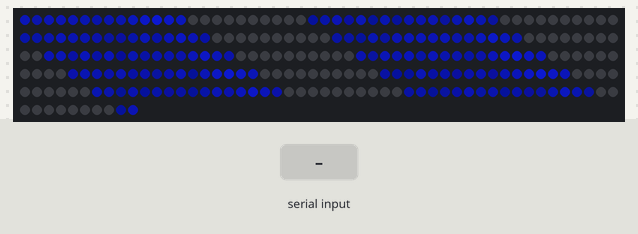
The sketch below on a simulated Arduino Uno, built with avr-gcc and run on an emulated ATmega328P. Shown: 260 RGB LEDs in strip order, left to right, continuing on the next row. The test bench sets the inputs (shaded band). Dim RGB values are drawn brighter than linear; random numbers use the default seed unless the sketch sets one.

Above: at 1.28 s.
1.3 s: "1" received over Serial
At 1.4 s:
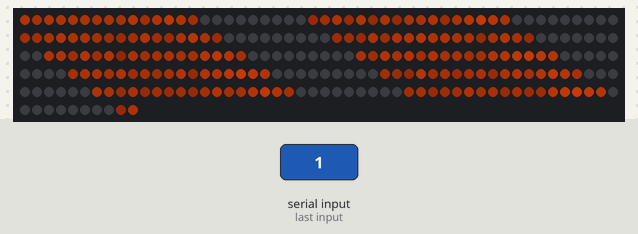
At 2.3 s:
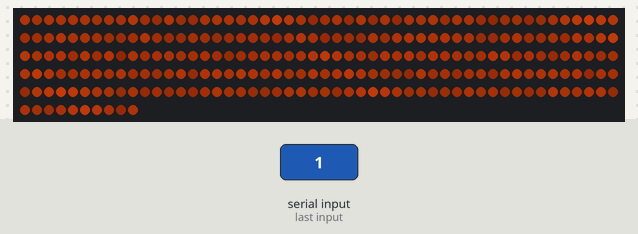
3.1 s: "0" received over Serial
At 3.2 s:
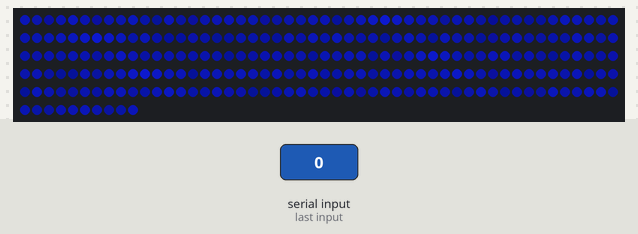

The sketch:

arUcoRiver.ino
```cpp
#include <Adafruit_NeoPixel.h>

// LEDストリップの設定
#define PIN 9
#define NUM_LEDS 260
#define NUM_ANIMATIONS 10
Adafruit_NeoPixel strip = Adafruit_NeoPixel(NUM_LEDS, PIN, NEO_GRB + NEO_KHZ800);

int brightness[NUM_LEDS];       // 各LEDの輝度
int fadeAmount[NUM_LEDS];       // フェードアウト速度
int currentLED[NUM_ANIMATIONS]; // 各アニメーションLEDの位置

bool isRed = false; // 起動時は青色から開始

unsigned long previousMillisAnimation = 0;
const long animationInterval = 100; // アニメーション間隔

void setup()
{
    strip.begin();
    strip.show(); // 初期化：すべて消灯

    // 各LEDの初期状態を設定
    for (int i = 0; i < NUM_LEDS; i++)
    {
        brightness[i] = 0;
        fadeAmount[i] = 0;
    }

    // アニメーション用LEDの位置を均等に分散
    for (int i = 0; i < NUM_ANIMATIONS; i++)
    {
        currentLED[i] = i * (NUM_LEDS / NUM_ANIMATIONS);
    }

    Serial.begin(9600); // Jetsonとの通信を開始

    // **起動時は必ず青色で初期化**
    isRed = false;
    applyColorToAllLEDs(); // 初期設定の色（青）を反映
}

void loop()
{
    // Jetsonから色変更のコマンドを受け取る
    if (Serial.available() > 0)
    {
        char command = Serial.read(); // コマンドを1バイト取得
        if (command == '1')
        {
            isRed = true; // 赤色に変更
        }
        else if (command == '0')
        {
            isRed = false; // 青色に変更
        }
        applyColorToAllLEDs(); // 新しい色を即座に反映
    }

    // アニメーションを一定間隔で更新
    unsigned long currentMillis = millis();
    if (currentMillis - previousMillisAnimation >= animationInterval)
    {
        previousMillisAnimation = currentMillis;
        animateMultipleLEDs(); // アニメーションの実行
    }
}

// LED全体に現在の色を反映する関数
void applyColorToAllLEDs()
{
    for (int i = 0; i < NUM_LEDS; i++)
    {
        if (isRed)
        {
            // 赤色 (#964033 → RGB(150, 64, 51))
            strip.setPixelColor(i, strip.Color(brightness[i] * 100 / 255,
                                               brightness[i] * 30 / 255,
                                               brightness[i] * 5 / 255));
        }
        else
        {
            // 青色 (#B2DFFF → RGB(178, 223, 255))
            strip.setPixelColor(i, strip.Color(brightness[i] * 8 / 255,
                                               brightness[i] * 15 / 255,
                                               brightness[i] * 120 / 255));
        }
    }
    strip.show(); // 更新を反映
}

// 複数のLEDアニメーションを実行する関数
void animateMultipleLEDs()
{
    int colorShade;

    // 各アニメーションLEDを更新
    for (int i = 0; i < NUM_ANIMATIONS; i++)
    {
        colorShade = random(150, 255); // ランダムな明るさ
        setLEDBrightness(currentLED[i], colorShade);

        // 次のLED位置に移動（ループする）
        currentLED[i] = (currentLED[i] + 1) % NUM_LEDS;
    }

    // 各LEDの明るさと色を更新
    applyColorToAllLEDs(); // 現在の色に応じてLEDを更新
}

// 指定したLEDとその周囲の明るさを設定する関数
void setLEDBrightness(int currentLED, int colorShade)
{
    for (int offset = -2; offset <= 2; offset++)
    {
        int ledIndex = (currentLED + offset + NUM_LEDS) % NUM_LEDS; // 配列の端をループさせる
        int distance = abs(offset);                                 // 中心からの距離
        int brightnessLevel = colorShade - (distance * 50);         // 距離に応じた減衰
        brightness[ledIndex] = max(0, brightnessLevel);             // 0未満にならないように
        fadeAmount[ledIndex] = random(1, 5);                        // ランダムなフェード速度
    }
}
```
